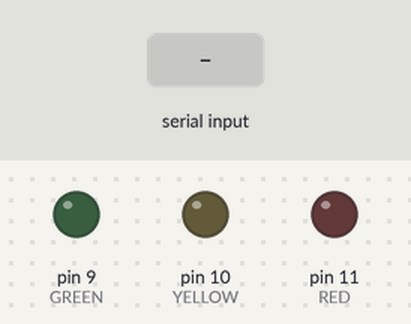
The sketch below on a simulated Arduino Uno, built with avr-gcc and run on an emulated ATmega328P. Shown: output pins drawn as LEDs (lit = HIGH). The test bench sets the inputs (shaded band).

Above: at 1.2 s.
1.3 s: "90,45,200\n" received over Serial
At 1.6 s:
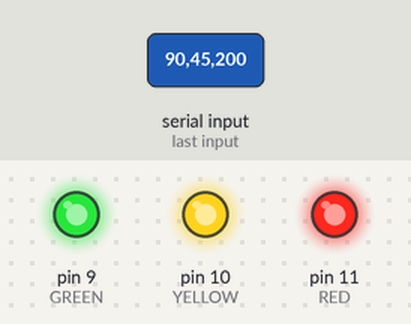
Timing chart, 0 to 4.3 s (numbered marks = the images above; inputs shaded):
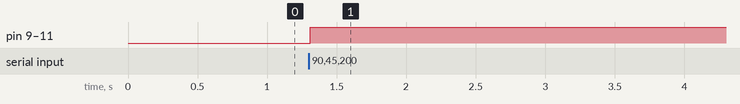

The sketch:

power_leds.ino
```cpp
/*
  power_leds - receives LED states from the Python program over USB serial.

  Protocol: one line per update, three values 0/1 separated by commas,
  for GREEN, YELLOW, RED. Example: "1,0,0\n" turns GREEN on, others off.

  Wiring: same as blink_test.
    pin 9  -> GREEN   pin 10 -> YELLOW   pin 11 -> RED
*/

const int GREEN = 9;
const int YELLOW = 10;
const int RED = 11;

void setup() {
  pinMode(GREEN, OUTPUT);
  pinMode(YELLOW, OUTPUT);
  pinMode(RED, OUTPUT);
  Serial.begin(9600);
}

void loop() {
  if (Serial.available()) {
    String line = Serial.readStringUntil('\n');
    line.trim();
    int c1 = line.indexOf(',');
    int c2 = line.indexOf(',', c1 + 1);
    if (c1 > 0 && c2 > c1) {
      int g = line.substring(0, c1).toInt();
      int y = line.substring(c1 + 1, c2).toInt();
      int r = line.substring(c2 + 1).toInt();
      digitalWrite(GREEN, g ? HIGH : LOW);
      digitalWrite(YELLOW, y ? HIGH : LOW);
      digitalWrite(RED, r ? HIGH : LOW);
    }
  }
}
```

Measured:
- after the input at 1.3 s, pin 9 (GREEN), pin 10 (YELLOW), pin 11 (RED): LOW → HIGH at once
